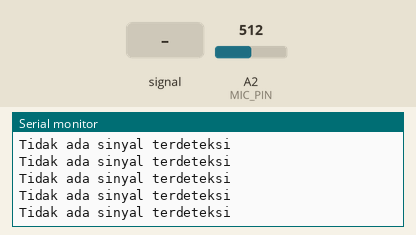
A sketch run on a simulated Arduino Uno, built with avr-gcc and run on an emulated ATmega328P. Shown: the last lines printed to the serial monitor. The test bench sets the inputs (shaded band); at power-on: A2 (MIC_PIN) = 512.

Above: at 1.2 s.
1.3 s: A2 (MIC_PIN) fed a 200 Hz sine of ±81 counts around its level
At 1.63 s:
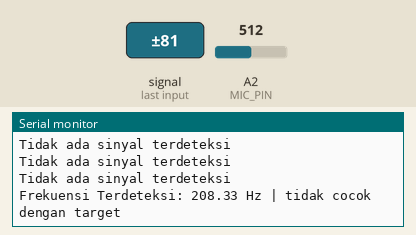
3.4 s: A2 (MIC_PIN) fed a 1000 Hz sine of ±255 counts around its level
At 3.75 s:
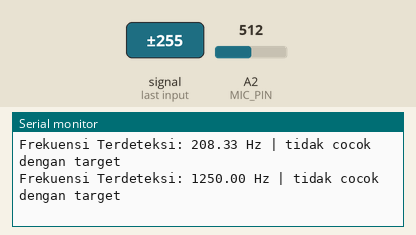
Timing chart, 0 to 6.4 s (numbered marks = the images above; inputs shaded):
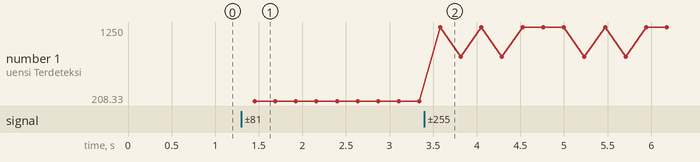

The sketch:

UNIT_5_6.ino
```cpp
#include "IR.h"
#include "ldr.h"
#include "mic.h"
#include "ul_so.h"

void setup() {
  // set_IR();
  // set_ldr();
  set_mic();
  // set_ul_so();
}

void loop() {
  // run_IR();
  // run_ldr();
  run_mic();
  // run_ul_so();
}
```

IR.h
```cpp
const int sensor_IR = 2;

void set_IR()
{
  Serial.begin(9600);
  pinMode(LED_BUILTIN, OUTPUT);
  pinMode(sensor_IR, INPUT);
}

void run_IR()
{
  int hasil = digitalRead(sensor_IR);
  if(hasil == LOW)
  {
    digitalWrite(LED_BUILTIN, LOW);
    Serial.println("0");
  }
  if(hasil == HIGH)
  {
    digitalWrite(LED_BUILTIN, HIGH);
    Serial.println("1");
  }
  delay(250);
}
```

ldr.h
```cpp
int LDR = A0; //deklarasi LDR pada pin A5 Arduino


void set_ldr()

{
  Serial.begin(9600);
  pinMode(LED_BUILTIN, OUTPUT); //deklarasi LED sebagai output

}


void run_ldr()

{

  int cahaya = analogRead(LDR); //membaca nilai ADC LDR

  //jika nilai ADC > 800 maka
  Serial.println(cahaya);

  if (cahaya > 200)

  {

   digitalWrite(LED_BUILTIN, HIGH); // LED_BUILTIN menyala

  }

  else //atau

  {

   digitalWrite(LED_BUILTIN, LOW); // LED mati

  }
  delay(100);
}
```

mic.h
```cpp
// Pin untuk sensor mikrofon FC-04
#define MIC_PIN 2

// Konfigurasi deteksi frekuensi
#define SAMPLE_RATE 5000          // Frekuensi sampling (Hz)
#define SAMPLE_DURATION 100       // Durasi sampling (ms)
#define TARGET_FREQUENCY 440      // Frekuensi target (A4 = 440Hz)
#define TOLERANCE 20              // Toleransi frekuensi (Hz)

// Variabel untuk analisis frekuensi
unsigned int sampling_period_us;
unsigned long microseconds;
byte peak_count = 0;
bool last_state = false;
bool current_state = false;
unsigned long last_peak_time = 0;
unsigned long current_peak_time = 0;
float frequency = 0;

void set_mic() {
  Serial.begin(115200);
  sampling_period_us = round(1000000 * (1.0 / SAMPLE_RATE));

  Serial.println("Frekuensi Detector dengan Mikrofon FC-04");
  Serial.print("Target Frekuensi: ");
  Serial.print(TARGET_FREQUENCY);
  Serial.println(" Hz");
}

void run_mic() {
  // 1. Ambil sampel audio
  int samples[SAMPLE_DURATION * 1000 / sampling_period_us];
  unsigned long start_time = millis();

  for (int i = 0; i < sizeof(samples)/sizeof(int); i++) {
    microseconds = micros();
    samples[i] = analogRead(MIC_PIN);

    // Tunggu sampai periode sampling selesai
    while (micros() < (microseconds + sampling_period_us)) {
      // Tunggu
    }
  }

  // 2. Hitung frekuensi dominan dengan zero-crossing
  peak_count = 0;
  last_state = (samples[0] > 512);

  for (int i = 1; i < sizeof(samples)/sizeof(int); i++) {
    current_state = (samples[i] > 512);

    if (current_state != last_state) {
      peak_count++;
      last_state = current_state;

      if (peak_count == 1) {
        last_peak_time = i * sampling_period_us;
      } else if (peak_count == 2) {
        current_peak_time = i * sampling_period_us;
        break;
      }
    }
  }

  // 3. Hitung frekuensi jika terdeteksi
  if (peak_count >= 2) {
    frequency = 1000000.0 / (2 * (current_peak_time - last_peak_time));

    // 4. Bandingkan dengan frekuensi target
    Serial.print("Frekuensi Terdeteksi: ");
    Serial.print(frequency);
    Serial.print(" Hz | ");

    if (abs(frequency - TARGET_FREQUENCY) <= TOLERANCE) {
      Serial.println("COCOK dengan target!");
      // Tambahkan aksi yang diinginkan ketika frekuensi cocok
      digitalWrite(LED_BUILTIN, HIGH); // Nyala LED built-in
    } else {
      Serial.println("tidak cocok dengan target");
      digitalWrite(LED_BUILTIN, LOW); // Matikan LED built-in
    }
  } else {
    Serial.println("Tidak ada sinyal terdeteksi");
  }

  delay(200); // Jeda antara pengukuran
}
```

ul_so.h
```cpp
#include<UltraDistSensor.h>
UltraDistSensor mysensor;
float reading;
void set_ul_so() {
    Serial.begin(9600);
    mysensor.attach(2,3);//Trigger pin , Echo pin
}

void run_ul_so() {
    reading=mysensor.distanceInCm();
    Serial.print("Sensor Reading :");Serial.print(reading);Serial.println(" CM");
    delay(200);
}
```

Measured:
- after the input at 1.3 s, the serial monitor: prints a new line after 0.15 s (image 1)
- after the input at 3.4 s, the serial monitor: prints a new line after 0.18 s (image 2)
- plotted number 1: 208.33 → 833.33 after the input at 3.4 s
